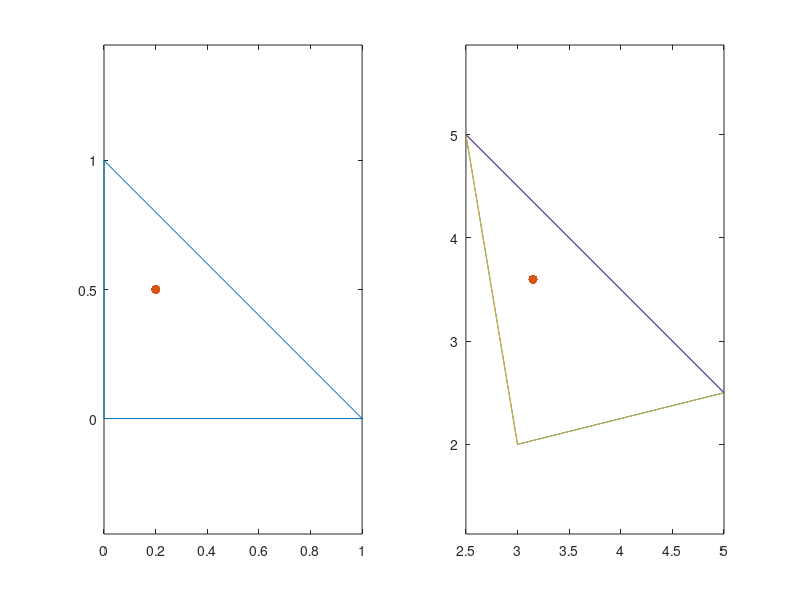

Write MATLAB code to recreate this figure.
clear all
close all
clc

x1 = [3;2];
x2 = [5;2.5];
x3 = [2.5;5];


A = [x2-x1 x3-x1];
b = x1;
detA = det(A);
f = @(x) A*x + b;

pt = [0.2;0.5];

subplot(1,2,1)
plot([0 1 0 0],[0 0 1 0]);
hold on
plot(pt(1),pt(2),'.','Markersize',20);
axis equal

subplot(1,2,2)
plot([x1(1) x2(1) x3(1) x1(1)], [x1(2) x2(2) x3(2) x1(2)])
trpt = f(pt);
hold on
plot(trpt(1),trpt(2),'.','Markersize',20);

axis equal

miny = @(x) (x<=x1(1)).*((x-x3(1))./(x1(1)-x3(1))*(x1(2)-x3(2)) + x3(2)) + ...
            (x>x1(1)).*((x-x1(1))./(x2(1)-x1(1))*(x2(2)-x1(2)) + x1(2));
        
maxy = @(x) ((x-x3(1))./(x2(1)-x3(1))*(x2(2)-x3(2)) + x3(2));
        
plot(2.5:0.01:5,miny(2.5:0.01:5));
plot(2.5:0.01:5,maxy(2.5:0.01:5));

fun = @(x,y) 1*x.^2 + y.*x;
% fun = @(x,y) sin(x).*y.^2;
funv = @(x) fun(x(1),x(2));
fun2 = @(x) funv(f(x));

integral2(fun,2.5,5,miny,maxy)

% integral2(fun,0,1,0,@(x) 1-x)

gp = [1/6 1/6; 2/3 1/6; 1/6 2/3];
weights = [1/3 1/3 1/3];

resint = 0;
for i = 1:3
    resint = resint + abs(det(A))*fun2(gp(i,:)') * weights(i) / 2;
end
resint


